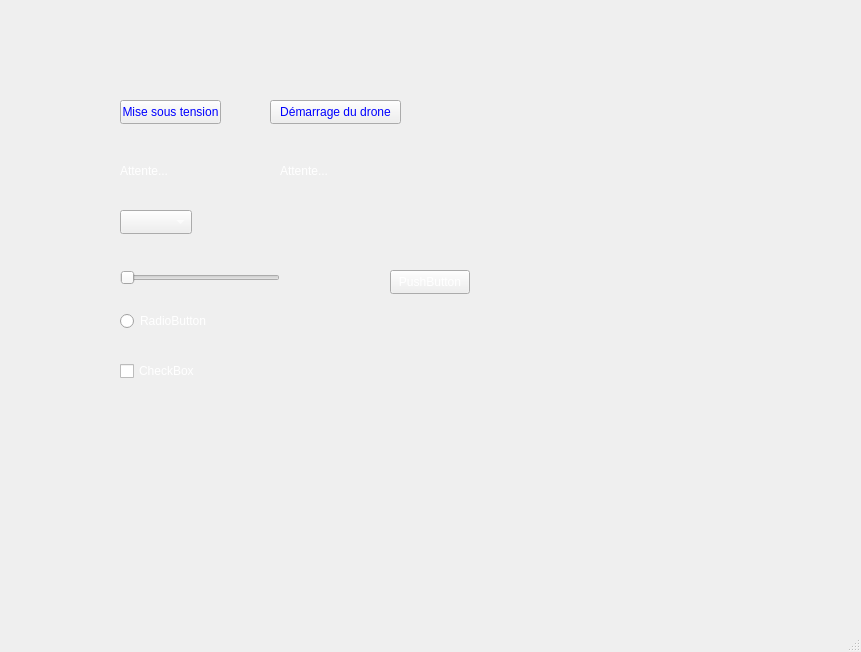
<?xml version="1.0" encoding="UTF-8"?>
<ui version="4.0">
 <class>MainWindow</class>
 <widget class="QMainWindow" name="MainWindow">
  <property name="geometry">
   <rect>
    <x>0</x>
    <y>0</y>
    <width>861</width>
    <height>652</height>
   </rect>
  </property>
  <property name="windowTitle">
   <string>MainWindow</string>
  </property>
  <property name="styleSheet">
   <string notr="true">color : rgb(255, 255, 255)</string>
  </property>
  <widget class="QWidget" name="centralwidget">
   <widget class="QPushButton" name="MiseSousTension">
    <property name="geometry">
     <rect>
      <x>120</x>
      <y>100</y>
      <width>101</width>
      <height>24</height>
     </rect>
    </property>
    <property name="styleSheet">
     <string notr="true">color : rgb(0, 0, 255)</string>
    </property>
    <property name="text">
     <string>Mise sous tension</string>
    </property>
   </widget>
   <widget class="QCheckBox" name="checkBox">
    <property name="geometry">
     <rect>
      <x>120</x>
      <y>360</y>
      <width>78</width>
      <height>22</height>
     </rect>
    </property>
    <property name="text">
     <string>CheckBox</string>
    </property>
   </widget>
   <widget class="QRadioButton" name="radioButton">
    <property name="geometry">
     <rect>
      <x>120</x>
      <y>310</y>
      <width>91</width>
      <height>22</height>
     </rect>
    </property>
    <property name="text">
     <string>RadioButton</string>
    </property>
   </widget>
   <widget class="QSlider" name="horizontalSlider">
    <property name="geometry">
     <rect>
      <x>120</x>
      <y>270</y>
      <width>160</width>
      <height>16</height>
     </rect>
    </property>
    <property name="orientation">
     <enum>Qt::Horizontal</enum>
    </property>
   </widget>
   <widget class="QComboBox" name="comboBox">
    <property name="geometry">
     <rect>
      <x>120</x>
      <y>210</y>
      <width>72</width>
      <height>24</height>
     </rect>
    </property>
   </widget>
   <widget class="QPushButton" name="DemarrageDrone">
    <property name="geometry">
     <rect>
      <x>270</x>
      <y>100</y>
      <width>131</width>
      <height>24</height>
     </rect>
    </property>
    <property name="styleSheet">
     <string notr="true">color : rgb(0, 0, 255)</string>
    </property>
    <property name="text">
     <string>Démarrage du drone</string>
    </property>
   </widget>
   <widget class="QLabel" name="EtatTension">
    <property name="geometry">
     <rect>
      <x>120</x>
      <y>160</y>
      <width>101</width>
      <height>21</height>
     </rect>
    </property>
    <property name="text">
     <string>Attente...</string>
    </property>
   </widget>
   <widget class="QLabel" name="EtatDemarrage">
    <property name="geometry">
     <rect>
      <x>280</x>
      <y>160</y>
      <width>101</width>
      <height>21</height>
     </rect>
    </property>
    <property name="text">
     <string>Attente...</string>
    </property>
   </widget>
   <widget class="QPushButton" name="pushButton">
    <property name="geometry">
     <rect>
      <x>390</x>
      <y>270</y>
      <width>80</width>
      <height>24</height>
     </rect>
    </property>
    <property name="text">
     <string>PushButton</string>
    </property>
   </widget>
  </widget>
  <widget class="QMenuBar" name="menubar">
   <property name="geometry">
    <rect>
     <x>0</x>
     <y>0</y>
     <width>861</width>
     <height>21</height>
    </rect>
   </property>
  </widget>
  <widget class="QStatusBar" name="statusbar"/>
 </widget>
 <resources/>
 <connections/>
</ui>
